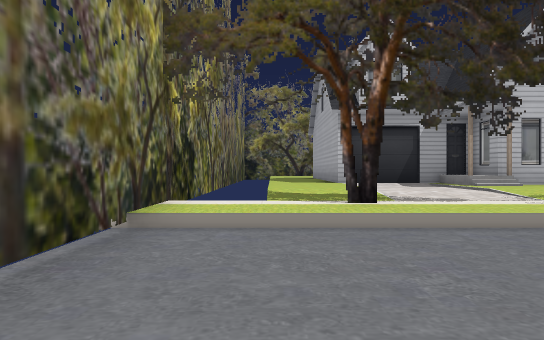
view 1 (above)

24 first-person views from a walk through a level from a Godot 3-D game. The camera is 1.2 m above the floor, looks level and sees 70° across. Doors that lead somewhere are drawn open, without their leaves. The floor is counted in squares, 2 m on a side. Each view is taken from the middle of a square. On the plan, view 1 faces up. The plan holds only what a view shows up to about 11 squares ahead; the rest is blank. The place goes on beyond the plan.

view 2
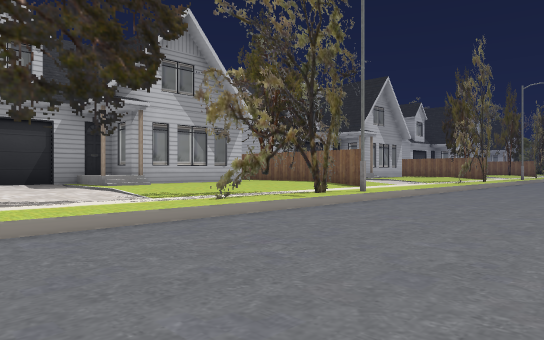

view 3
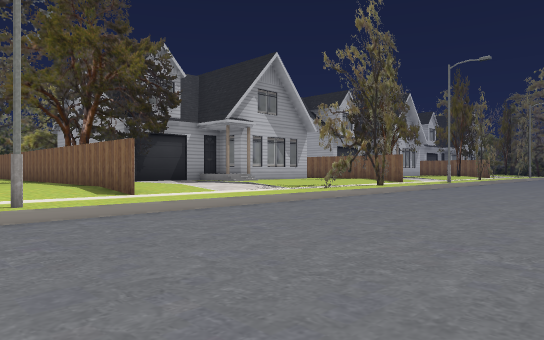

view 4
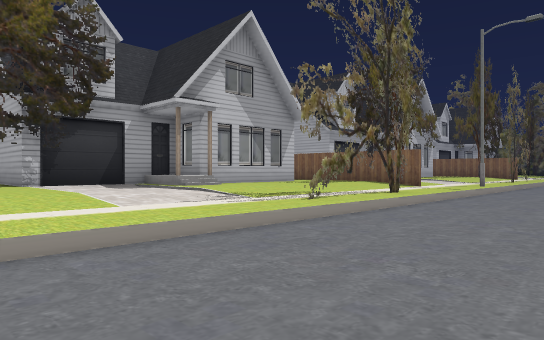

view 5
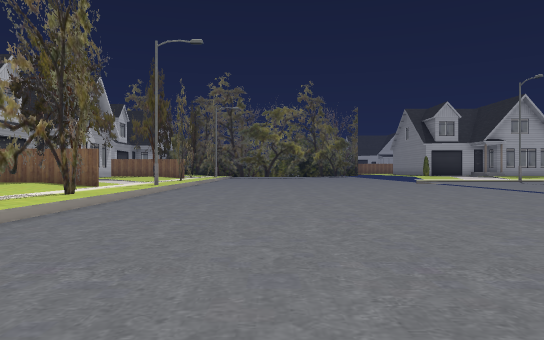

view 6
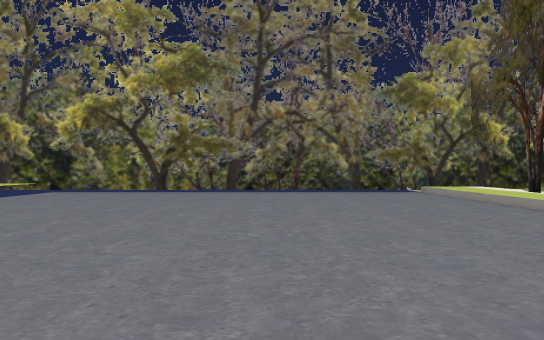

view 7
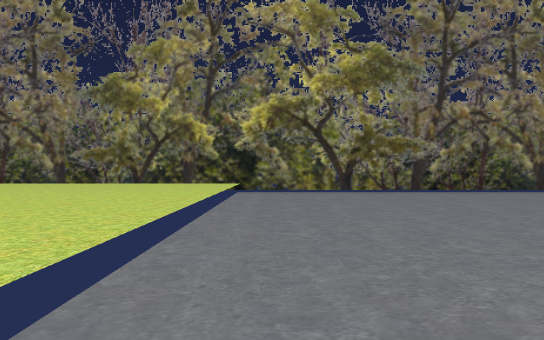

view 8
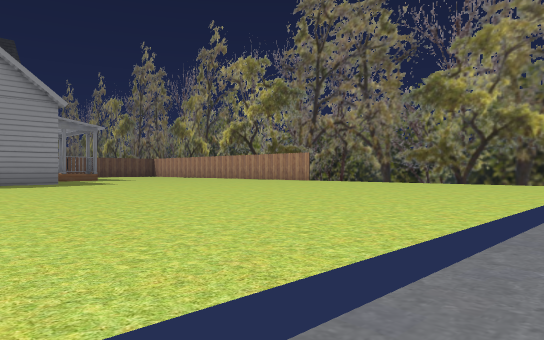

view 9
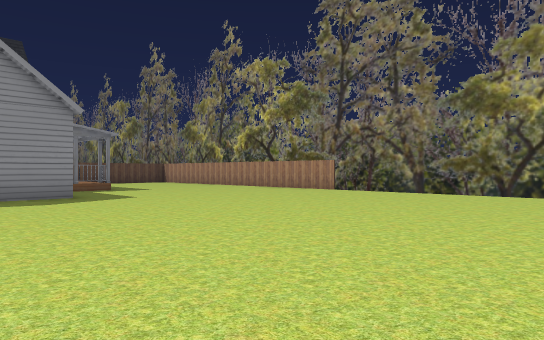

view 10
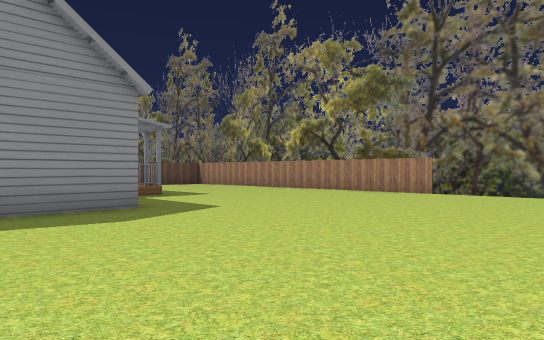

view 11
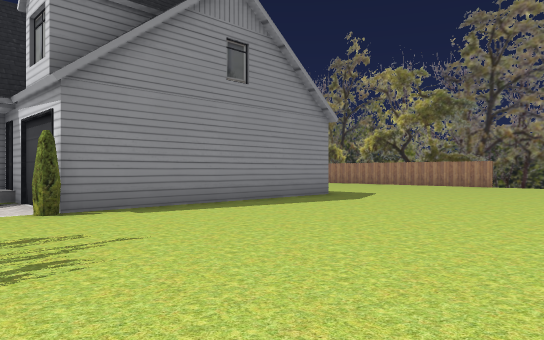

view 12
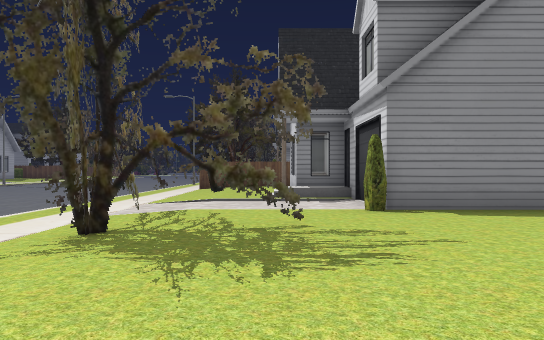

view 13
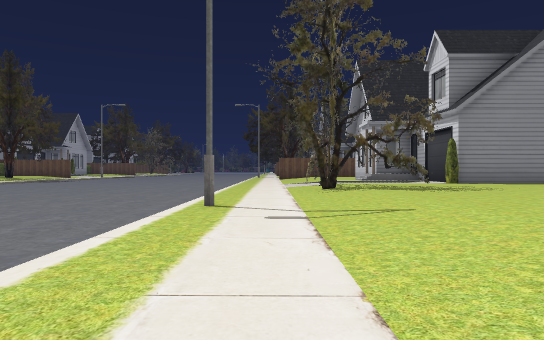

view 14
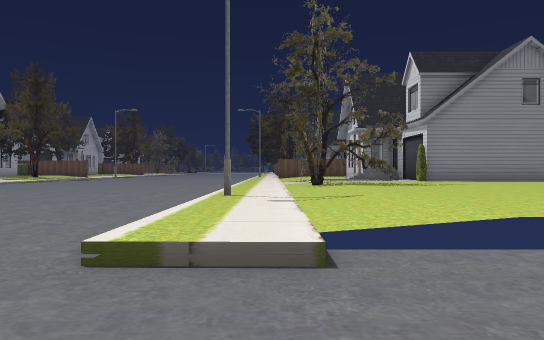

view 15
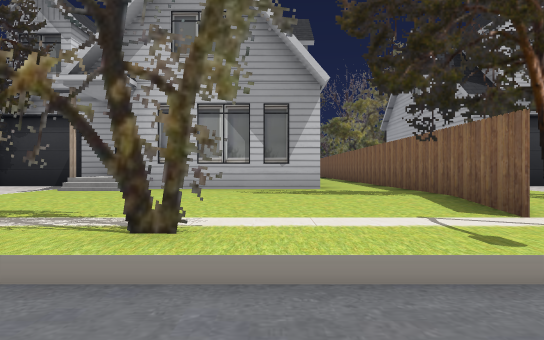

view 16
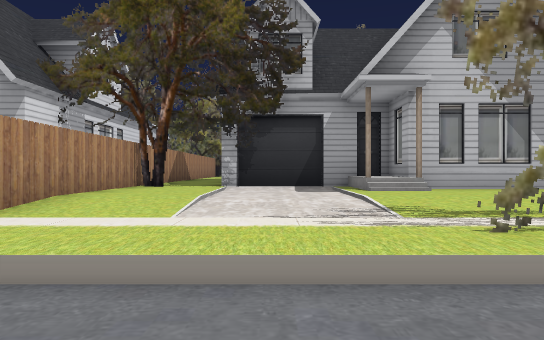

view 17
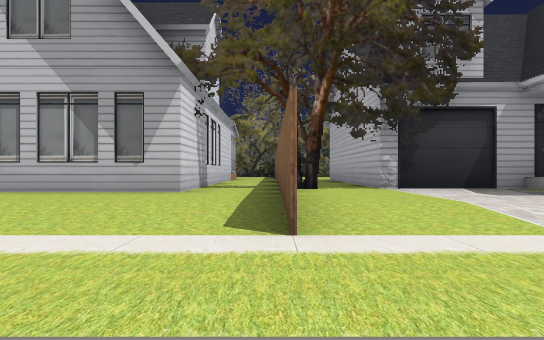

view 18
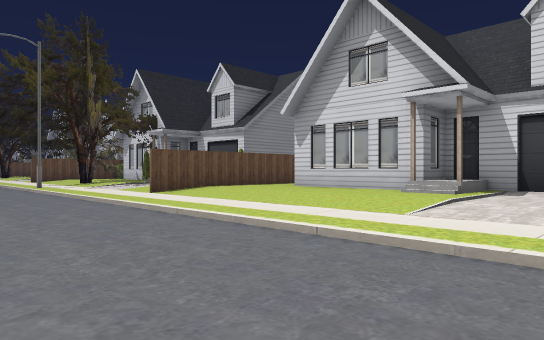

view 19
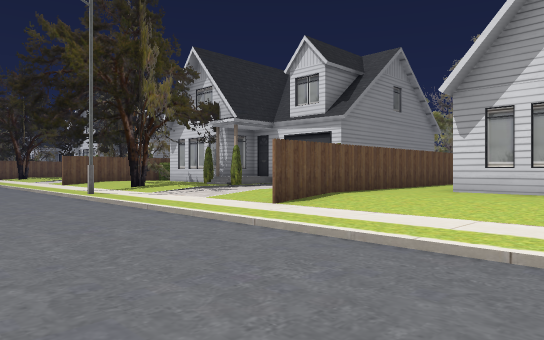

view 20
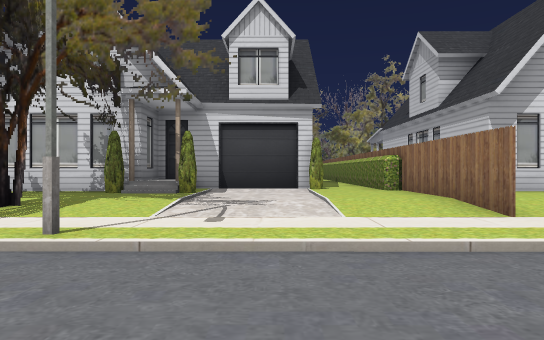

view 21
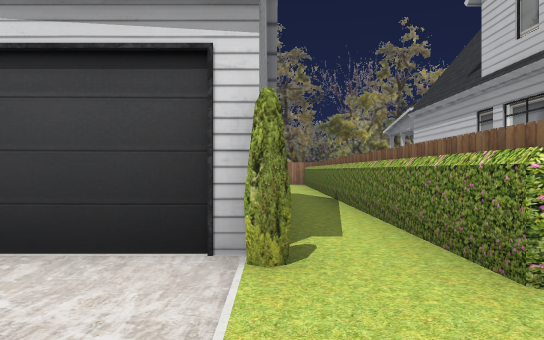

view 22
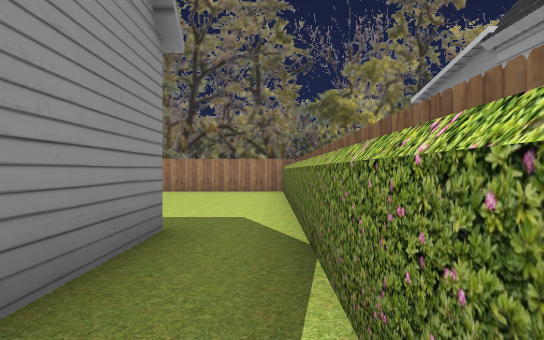

view 23
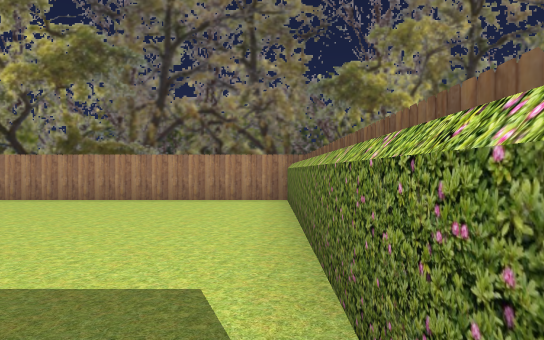

view 24
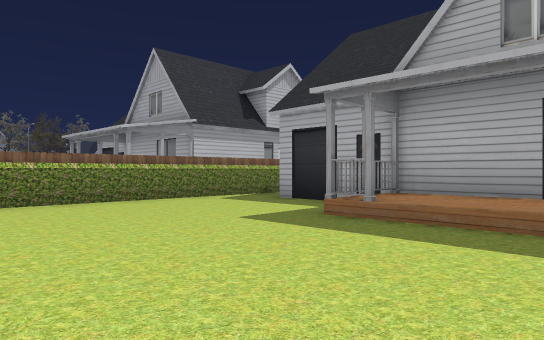

### Floor plan
Key: @ floor where view 1 was taken; # wall or solid block; . main floor; - floor 0.25 m lower than the main floor; : floor 0.5 m higher than the main floor; _ floor 0.5 m lower than the main floor; / step, stairs or slope; = window, fence, low wall or low ledge; H house; T tree; B bush.
Columns run from 2 left of view 1 to 22 right of it. Each row starts with its distance up from view 1.
 12           HH# #      H= H
 11    .#     HH#.#      H= H
 10    .#HHH  T#TTTTHH#   = H
  9    ....HHHH.#....:HHHH=
  8    .........#.........=
  7    ././.....#././....TTTT
  6 #  ---------#---------=-
  5 #--TTTTT-T-------T-T----
  4 #/////////#//////////////
  3 #________________________
  2 #_______________________
  1 #_______________________
  0 #_@_____________________
 -1 #____________ __________
 -2 #_________      ________
 -3 #_________       _______
 -4 #__________       ______
 -5 #___________     _______
 -6 # //////////     ////---
 -7 # ..........    ...-/--
 -8  #..........   ....-/---
 -9  #.......... ......-/---
-10  #.................-#----
-11  #.................-/----
-12  #.................-/----
-13  #.............TTTTT/----
-14  #................T-/----
-15  #......H#####B...T-/----
-16   ......      H... -/---
-17    .....      H...--/---
-18     ...       H:/..-/---
-19                H...-/---
-20         H      H...-/---
-21         H      H...-/---
-22               .....-/---
-23  ##################-/--
-24  #.................-/--
-25  #.......##  HB....-/--
-26  #......H     H...--/---
-27  #......H     H.B.T-/--
-28  #.....H#     H:/.T-#-
-29  #..../ H     HTBTT-/-
-30   ..../ H      H...TTT
-31   ....              /-

Positions as (right, up) in squares from view 1, and headings:
1: (0, 0), facing up
2: (1, 0), facing up-right
3: (7, -1), facing up-right
4: (10, 1), facing up-right
5: (10, 1), facing right
6: (9, 0), facing left
7: (9, -5), facing left
8: (9, -5), facing down-left
9: (9, -6), facing down-left
10: (9, -9), facing down-left
11: (14, -9), facing down-left
12: (14, -9), facing down
13: (17, -5), facing down
14: (17, -3), facing down
15: (18, 2), facing up
16: (13, 2), facing up
17: (10, 3), facing up
18: (21, -15), facing down-left
19: (21, -19), facing down-left
20: (21, -26), facing left
21: (15, -25), facing left
22: (10, -24), facing left
23: (7, -24), facing left
24: (0, -31), facing up-right
